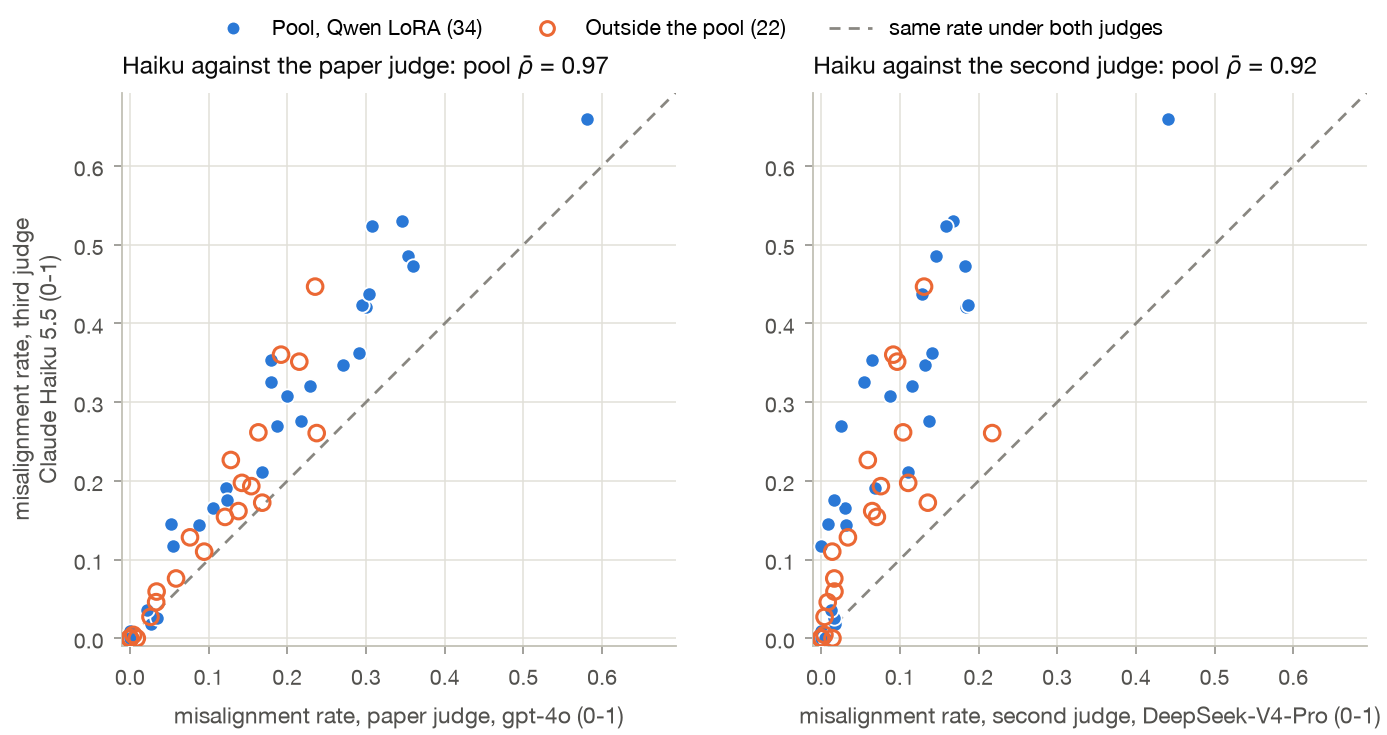

Recreate this plot in Python.
"""The third judge: misalignment rate of each organism under Claude Haiku 5.5 (sampled ten times per answer, mean of
the numbers) against the paper's judge (gpt-4o) and the second judge (DeepSeek-V4-Pro), on the same saved answers.
Pool organisms filled, outside hollow; dashed y = x. Panel titles carry the pooled within-family Spearman of the two
judges' rates in the 34-organism pool, computed here with the paper's statistic (mean of within-family Spearman).
Data: reanalysis/extra-evals/per_organism.csv (M_paper, M_second, M_haiku)."""
from style import *

import pandas as pd
from matplotlib.lines import Line2D
from scipy.stats import spearmanr

per = pd.read_csv(ROOT / "reanalysis/extra-evals/per_organism.csv")
d = per.dropna(subset=["M_paper", "M_second", "M_haiku"])
pool, out = d[d.set == "pool"], d[d.set != "pool"]


def rho_bar(x, y):
    g = pool.groupby("family")
    return sum(spearmanr(v[x], v[y]).statistic for _, v in g) / g.ngroups


top = max(d[["M_paper", "M_second", "M_haiku"]].max()) * 1.05
fig, axes = plt.subplots(1, 2, figsize=(FULL, 3.2))
for ax, x, xl in [(axes[0], "M_paper", "paper judge, gpt-4o"), (axes[1], "M_second", "second judge, DeepSeek-V4-Pro")]:
    ax.plot([0, top], [0, top], ls=(0, (4, 3)), color=C_BASE, lw=0.9, zorder=1)
    ax.scatter(pool[x], pool.M_haiku, s=22, color=C_MAIN, edgecolor="white", linewidth=0.6, zorder=3)
    ax.scatter(out[x], out.M_haiku, s=26, facecolor="none", edgecolor=C_ALT, linewidth=1.0, zorder=4)
    ax.set_xlim(-0.01, top)
    ax.set_ylim(-0.01, top)
    ax.set_aspect("equal")
    ax.set_xlabel(f"misalignment rate, {xl} (0-1)")
    ax.set_title(f"Haiku against the {xl.split(',')[0]}: pool " + r"$\bar\rho$" + f" = {rho_bar(x, 'M_haiku'):.2f}",
                 loc="left")
axes[0].set_ylabel("misalignment rate, third judge\nClaude Haiku 5.5 (0-1)")
fig.legend(handles=[
    Line2D([], [], ls="", marker="o", ms=4.5, color=C_MAIN, mec="white", mew=0.6, label=f"Pool, Qwen LoRA ({len(pool)})"),
    Line2D([], [], ls="", marker="o", ms=4.5, mfc="none", mec=C_ALT, mew=1.0, label=f"Outside the pool ({len(out)})"),
    Line2D([], [], ls=(0, (4, 3)), color=C_BASE, lw=0.9, label="same rate under both judges"),
], loc="upper center", ncol=3, bbox_to_anchor=(0.5, 1.06))
fig.tight_layout()
save(fig, "fig_judge_haiku")
